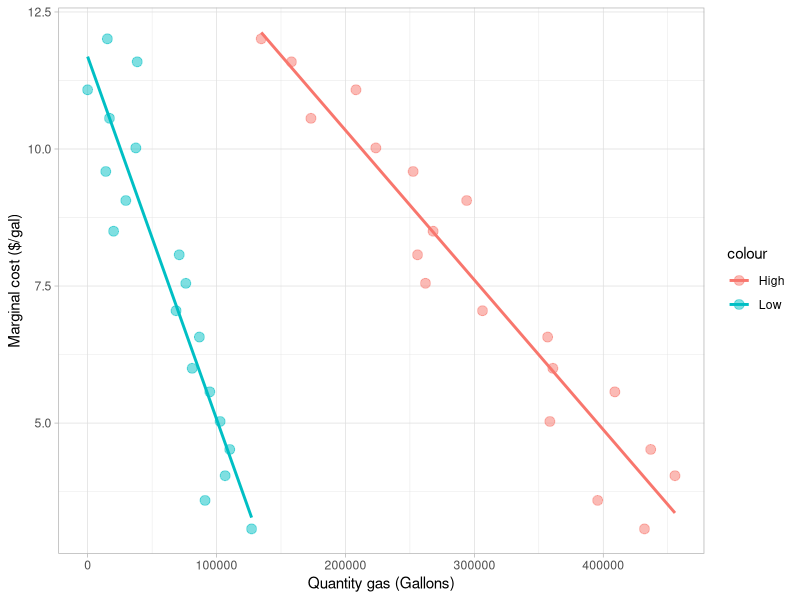
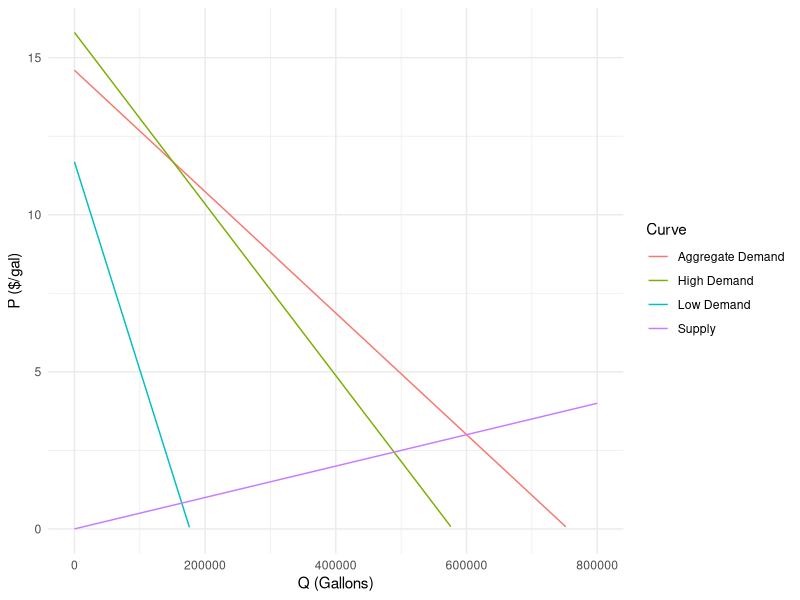

Write the R code that produced these figures, in order.
## ---- chunk 1
knitr::opts_chunk$set(echo = TRUE)
library(tidyverse)
library(here)
library(ggpubr)
library(broom)
library(knitr)
options(scipen=999)
## ---- chunk 2

# Calculate and save MEC of one gallon of gas

# MEC = ($/ metric ton) * (metric tons/lb) * (lb/gal)

MEC <- 51*(1/2204.62)*(19.6)

## ---- chunk 3

# Read in data
data <- read_csv("HW3_data.csv")

# Create 2 linear models
D_low_lm = lm(Price_Dollars ~ Q_Low_Gallons, data = data)
D_high_lm = lm(Price_Dollars ~ Q_High_Gallons, data = data)

# Create plot for reference
ggplot(data = data) +
  #Low Demand
  geom_point(aes(x = Q_Low_Gallons, y = Price_Dollars, color = "Low"), size = 3, alpha = 0.5) +
  geom_smooth(aes(x = Q_Low_Gallons, y = Price_Dollars, color = "Low"), method = "lm", se = F)+
  #High Demand
  geom_point(aes(x = Q_High_Gallons, y = Price_Dollars, color = "High"), size = 3, alpha = 0.5) +
  geom_smooth(aes(x = Q_High_Gallons, y = Price_Dollars, color = "High"), method = "lm", se = F)+
  labs(x = "Quantity gas (Gallons)", y = "Marginal cost ($/gal)")+
  theme_light()

# Save intercepts
int_low <- D_low_lm$coefficients[[1]]
m_low <- D_low_lm$coefficients[[2]]

int_high <- D_high_lm$coefficients[[1]]
m_high <- D_high_lm$coefficients[[2]]

## ---- chunk 4
# Solve for intercepts for aggregate demand
m_agg <- 1/(1/(m_low)+1/(m_high))
int_agg <- ((int_low/m_low)+(int_high/m_high))/(1/(m_low)+1/(m_high))

# Create functions for all three demand curves
D_low <- function(Q) {m_low*Q + int_low}
D_high <- function(Q) {m_high*Q + int_high}
D_agg <- function(Q) {m_agg*Q + int_agg}
## ---- chunk 5
# Solve for Q eq given P = 3:
P_eq <- 3
Q_eq <- (P_eq-int_agg)/m_agg

# Save slope of supply curve:
m_MC <- P_eq/Q_eq

# Create function for supply curve
MC <- function(Q) {m_MC*Q}
## ---- chunk 6
# Graph for reference
ggplot(data.frame(Q = c(0, 800000)), aes(x = Q)) +
  stat_function(fun = D_agg, aes(color = "Aggregate Demand")) +
  stat_function(fun = D_low, aes(color = "Low Demand")) +
  stat_function(fun = D_high, aes(color = "High Demand")) +
  stat_function(fun = MC, aes(color = "Supply")) +
  scale_x_continuous(name = "Q (Gallons)") +
  scale_y_continuous(name = "P ($/gal)",limits = c(0, NA)) +
  labs(color = "Curve") +
  theme_minimal()
  
## ---- chunk 7
# Calculate consumer surplus

# Solve for quantity at kink
Q_kink <- (int_low-int_agg)/m_agg

# Consumer surplus equals area under high demand curve until kink
SQ_CS_1 <- integrate(D_high, lower = 0, upper = Q_kink)

# plus area under agg demand curve after kink until intercept with supply curve
SQ_CS_2 <- integrate(D_agg, lower = Q_kink, upper = Q_eq)

# minus area from price equals 0 to Peq * Qeq
SQ_CS_total <- SQ_CS_1$value + SQ_CS_2$value - Q_eq*P_eq

# Calculate producer surplus

# Solve for area under supply curve:
SQ_PS_1 <- integrate(MC, lower = 0, upper = Q_eq)

# Subtract from Qeq*Peq:
SQ_PS_total <- Q_eq*P_eq - SQ_PS_1$value
